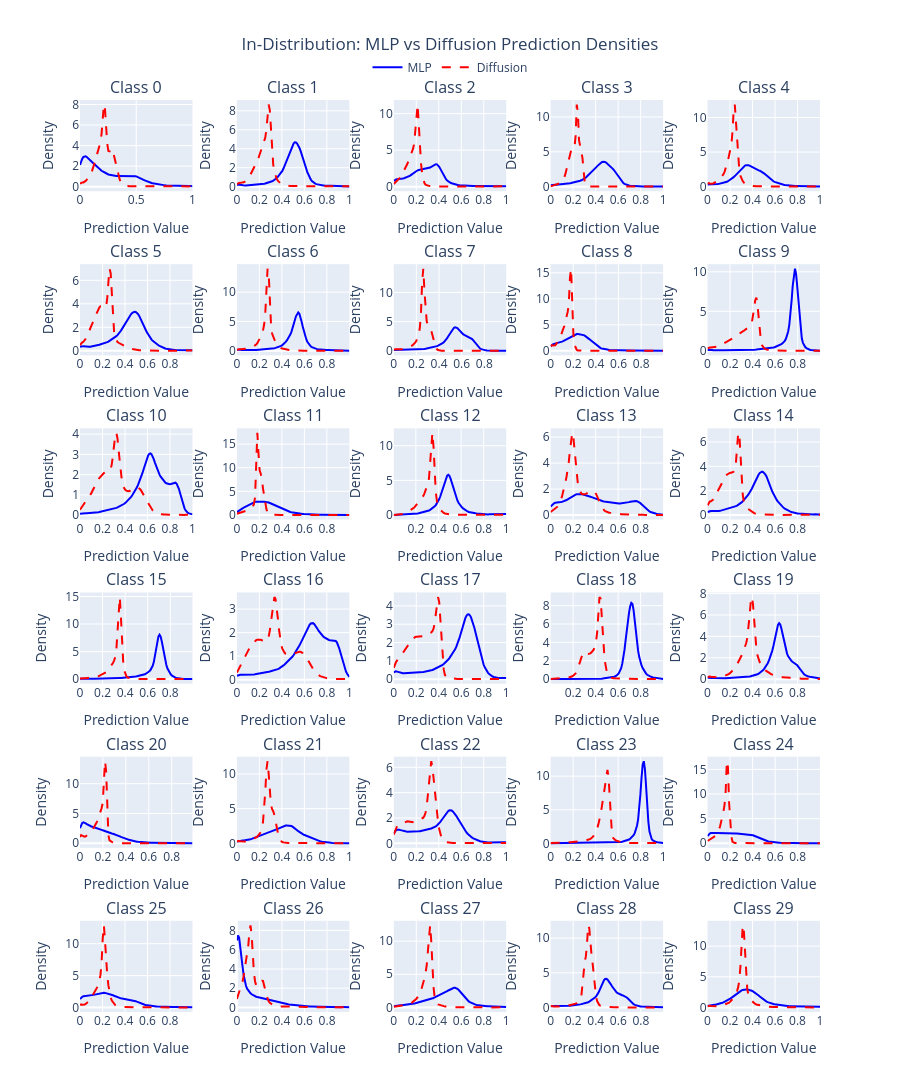
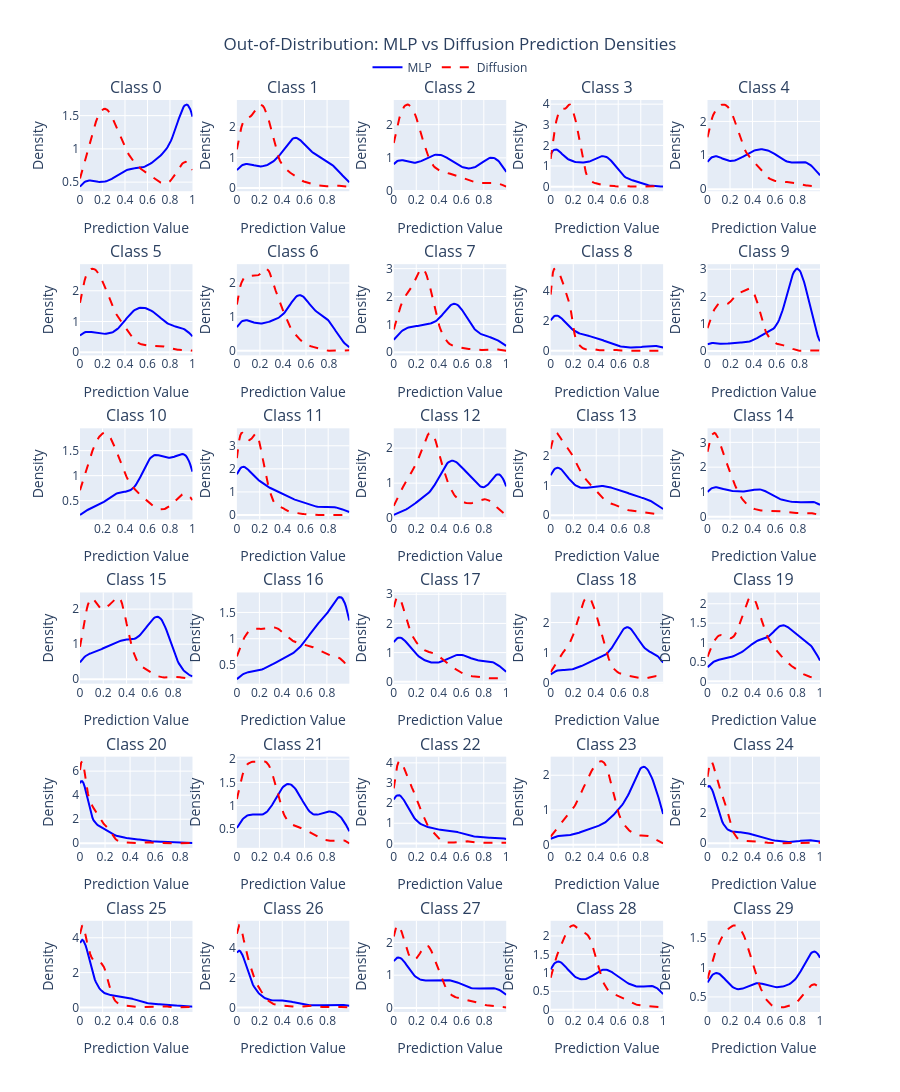

Notebook code cell kept with these figures, in order:
### Code cell
# Create separate plots for in-distribution and out-of-distribution
from scipy.stats import gaussian_kde

# ==== IN-DISTRIBUTION PLOT ====
fig_in = make_subplots(
    rows=6, cols=5,
    subplot_titles=[f'Class {i}' for i in range(30)],
    vertical_spacing=0.08,
    horizontal_spacing=0.06
)

for i in range(30):
    row = i // 5 + 1
    col = i % 5 + 1
    
    # Get data for this class (in-distribution only)
    mlp_data = mlp_in_preds[:, i]
    diff_data = diff_in_preds[:, i]
    
    # Create common x range
    all_data = np.concatenate([mlp_data, diff_data])
    x_min, x_max = all_data.min(), all_data.max()
    x_range = np.linspace(x_min, x_max, 100)
    
    try:
        # MLP (blue solid)
        kde_mlp = gaussian_kde(mlp_data)
        y_mlp = kde_mlp(x_range)
        fig_in.add_trace(
            go.Scatter(x=x_range, y=y_mlp, mode='lines', name='MLP',
                      line=dict(color='blue', width=2), showlegend=(i==0)),
            row=row, col=col
        )
        
        # Diffusion (red dashed)
        kde_diff = gaussian_kde(diff_data)
        y_diff = kde_diff(x_range)
        fig_in.add_trace(
            go.Scatter(x=x_range, y=y_diff, mode='lines', name='Diffusion',
                      line=dict(color='red', width=2, dash='dash'), showlegend=(i==0)),
            row=row, col=col
        )
        
    except Exception as e:
        print(f"Error processing in-dist class {i}: {e}")

fig_in.update_layout(
    title_text="In-Distribution: MLP vs Diffusion Prediction Densities",
    title_x=0.5,
    height=1200,
    legend=dict(orientation="h", yanchor="bottom", y=1.02, xanchor="center", x=0.5)
)
fig_in.update_xaxes(title_text="Prediction Value")
fig_in.update_yaxes(title_text="Density")
fig_in.show()

print("=" * 50)

# ==== OUT-OF-DISTRIBUTION PLOT ====
fig_out = make_subplots(
    rows=6, cols=5,
    subplot_titles=[f'Class {i}' for i in range(30)],
    vertical_spacing=0.08,
    horizontal_spacing=0.06
)

for i in range(30):
    row = i // 5 + 1
    col = i % 5 + 1
    
    # Get data for this class (out-of-distribution only)
    mlp_data = mlp_out_preds[:, i]
    diff_data = diff_out_preds[:, i]
    
    # Create common x range
    all_data = np.concatenate([mlp_data, diff_data])
    x_min, x_max = all_data.min(), all_data.max()
    x_range = np.linspace(x_min, x_max, 100)
    
    try:
        # MLP (blue solid)
        kde_mlp = gaussian_kde(mlp_data)
        y_mlp = kde_mlp(x_range)
        fig_out.add_trace(
            go.Scatter(x=x_range, y=y_mlp, mode='lines', name='MLP',
                      line=dict(color='blue', width=2), showlegend=(i==0)),
            row=row, col=col
        )
        
        # Diffusion (red dashed)
        kde_diff = gaussian_kde(diff_data)
        y_diff = kde_diff(x_range)
        fig_out.add_trace(
            go.Scatter(x=x_range, y=y_diff, mode='lines', name='Diffusion',
                      line=dict(color='red', width=2, dash='dash'), showlegend=(i==0)),
            row=row, col=col
        )
        
    except Exception as e:
        print(f"Error processing out-dist class {i}: {e}")

fig_out.update_layout(
    title_text="Out-of-Distribution: MLP vs Diffusion Prediction Densities",
    title_x=0.5,
    height=1200,
    legend=dict(orientation="h", yanchor="bottom", y=1.02, xanchor="center", x=0.5)
)
fig_out.update_xaxes(title_text="Prediction Value")
fig_out.update_yaxes(title_text="Density")
fig_out.show()
